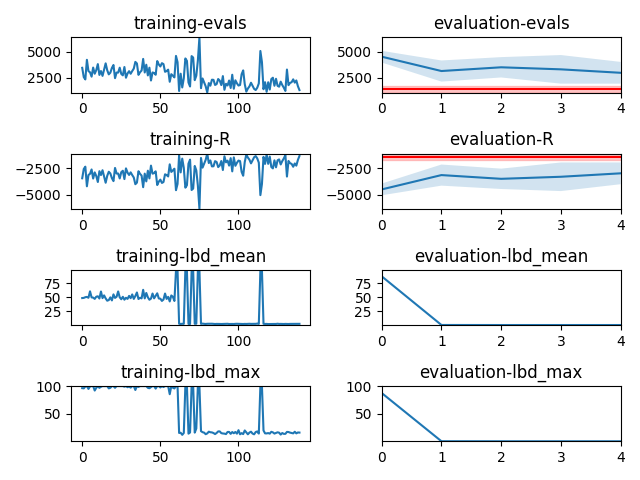

The script that saved this image:
#!/circa/home/[user]/anaconda3/envs/dacbench/bin/python


import argparse
import yaml
import numpy as np
import pandas as pd
import matplotlib.pyplot as plt
import time
import sys
import os

script_path = os.path.dirname(os.path.realpath(__file__))


def read_optimal_results(n, init_solution_ratio, value_name, prefix=script_path + '/data/dyn_theory'):
    if init_solution_ratio:
        fn = prefix + '-' + str(init_solution_ratio) + '.csv'
    else:
        fn = prefix + '.csv'
    t = pd.read_csv(fn)
    ls = t[t.n==n][value_name]
    return ls.mean(), ls.std()


def make_plot(log_file, value_name, eval_n_episodes, init_solution_ratio=None, reward_choice='imp_minus_evals', nrows=1, ncols=2, plot_id_start=1):
    #plt.clf()
    
    # read txt log file
    with open(log_file, 'rt') as f:
        ls_lines = [s[:-1] for s in f if 'Episode done:' in s]
    
    # training plot
    vals = [np.array([float(s.split('=')[1]) for s in line.split('Episode done:')[1].split('; ')])[[1,4,7,8,9,10]] for line in ls_lines if '(training)' in line]
    #print(np.array([float(s.split('=')[1]) for s in line.split('Episode done:')[1].split('; ')])[[1,4,7,8,9,10]])
    t = pd.DataFrame(vals, columns=['n','evals','lbd_min','lbd_max','lbd_mean','R'])
    ax1 = plt.subplot(nrows,ncols,plot_id_start)
    plt.plot(t[value_name])
    plt.title('training-' + value_name)
    y1_min = t[value_name].min()
    y1_max = t[value_name].max()

    # evaluation plot
    vals = [np.array([float(s.split('=')[1]) for s in line.split('Episode done:')[1].split('; ')])[[1,4,7,8,9,10]] for line in ls_lines if '(evaluate)' in line]
    t = pd.DataFrame(vals, columns=['n','evals','lbd_min','lbd_max','lbd_mean','R'])
    n_rows = len(t.index)
    t['iteration'] = np.repeat(np.arange(np.ceil(n_rows/eval_n_episodes)), eval_n_episodes)[:n_rows]
    t1 = t.groupby(['n','iteration'])[value_name].agg([np.mean,np.std]).reset_index()
    ax2 = plt.subplot(nrows,ncols,plot_id_start+1)
    plt.plot(t1.iteration, t1['mean'])
    plt.fill_between(t1.iteration, t1['mean'] - t1['std'], t1['mean'] + t1['std'], alpha=0.2)
    plt.xlim([t1.iteration.min(),t1.iteration.max()])
    y2_min = (t1['mean'] - t1['std']).min()
    y2_max = (t1['mean'] - t1['std']).max()


    # plot the optimal
    opt_min = None
    opt_max = None
    if value_name in ['R','evals']:
        if value_name == 'R':
            optim_value_name = reward_choice
        elif value_name == 'evals':
            optim_value_name = 'n_evals'
        mean, std = read_optimal_results(t.n[0], init_solution_ratio, optim_value_name)
        plt.plot(t1.iteration, [mean]*len(t1.iteration), color='red')
        plt.fill_between(t1.iteration, [mean-std]*len(t1.iteration), [mean+std]*len(t1.iteration), color='red', alpha=0.2)
        opt_min = mean - std
        opt_max = mean + std

    plt.title('evaluation-'+value_name)

    # set ylim of the training and evaluation plots to be the same
    y_min = min(y1_min, y2_min)    
    y_max = max(y1_max, y2_max)
    if opt_min:
        y_min = min(y_min, opt_min)
        y_max = max(y_max, opt_max)
    ax1.set_ylim([y_min,y_max])
    ax2.set_ylim([y_min,y_max])
    
    #plt.show()
    #plt.savefig(exp_dir + '/plot-' + value_name + '.png')


def main():
    log_file = './log.txt' # a text file with stats recorded
    eval_n_episodes = 20 # number of runs per evaluation
    init_solution_ratio = 0.95
    reward_choice = 'imp_minus_evals'
    plot_file = './plot.png' # output plot

    value_names = ['evals','R','lbd_mean', 'lbd_max'] # stats to be plotted
    nrows = len(value_names)
    ncols = 2
    plot_start_id = 1
    for value_name in value_names:        
        make_plot(log_file=log_file, value_name=value_name, eval_n_episodes=eval_n_episodes, init_solution_ratio=init_solution_ratio, reward_choice=reward_choice, nrows=nrows, ncols=ncols, plot_id_start=plot_start_id)
        plot_start_id += 2
    plt.tight_layout()
    plt.savefig(plot_file)

main()
